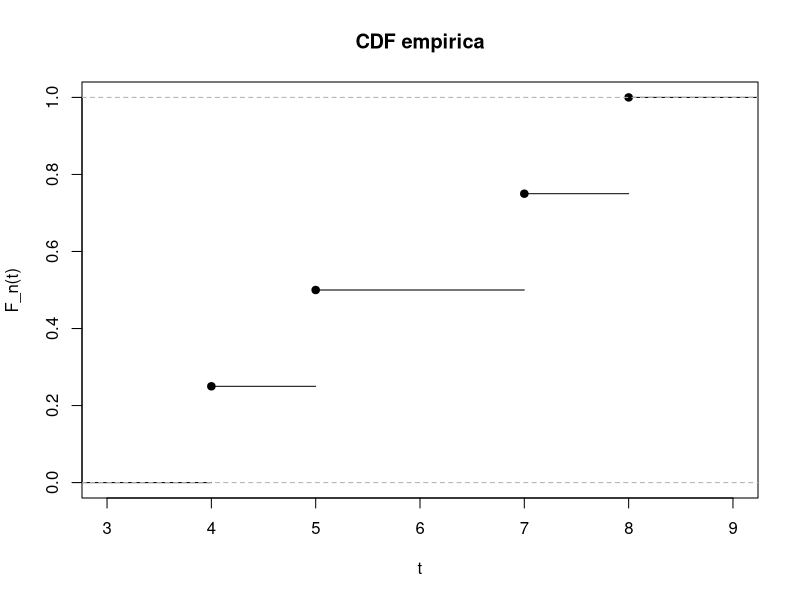

This figure's R source:
# Quattro osservazioni adimensionali
x60 <- c(4, 5, 7, 8)
F60 <- ecdf(x60)  # Frazione <= t
F60(c(4, 6, 8))  # .25, .50, 1
plot(F60, main = "CDF empirica",
     xlab = "t", ylab = "F_n(t)")
